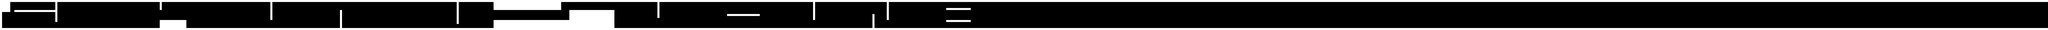

Below is a game level as drawn by its tile map, then a one-line description and the .tmx that defines it (tile-layer data replaced by summaries):
An orthogonal 1000x15 tile map with 16x16 px tiles, 1 tile layer (Tile Layer 1) and 4 objects (player, runboss, bossdoor, bosstrigger).

<map version="1.0" orientation="orthogonal" renderorder="right-down" width="1000" height="15" tilewidth="16" tileheight="16" nextobjectid="10">
 <tileset firstgid="1" name="tileset" tilewidth="16" tileheight="16" tilecount="1" columns="0">
  <tile id="0">
   <image width="16" height="16" source="tile.png" />
  </tile>
 </tileset>
 <layer name="Tile Layer 1" width="1000" height="15">
  <data>[15000 cells, 2699 non-empty, 1 distinct tile ids]</data>
 </layer>
 <objectgroup name="Object Layer 1">
  <object id="1" type="player" x="408" y="56" />
  <object id="5" type="runboss" x="472" y="40" />
  <object id="6" type="bossdoor" x="432" y="176" width="16" height="48" />
  <object id="9" type="bosstrigger" x="464" y="32" width="64" height="192" />
 </objectgroup>
</map>
